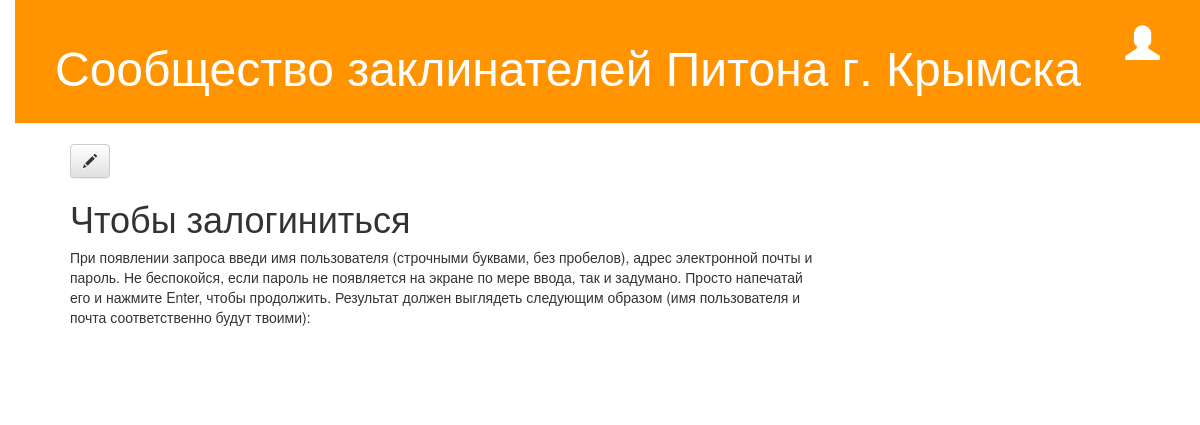
The app's page /post/2/ with its own data.
### blog/models.py (models this page shows, shortened)
class Post(models.Model):
    author = models.ForeignKey('auth.User')
    title = models.CharField(max_length=200)
    text = models.TextField()
    created_date = models.DateTimeField(
            default=timezone.now)
    published_date = models.DateTimeField(
            blank=True, null=True)

### blog/views.py (the view)
# urls.py: url(r'^post/(?P<pk>[0-9]+)/$', views.post_detail, name='post_detail'),
def post_detail(request, pk):
    post = get_object_or_404(Post, pk=pk)
    return render(request, 'blog/post_detail.html', {'post': post})

### blog/templates/blog/post_detail.html (shortened to what this page needs)
{% extends 'blog/base.html' %}
{% block content %}
    <div class="post">
        <a class="btn btn-default" href="{% url 'post_edit' pk=post.pk %}"><span class="glyphicon glyphicon-pencil"></span></a>
        <h1>{{ post.title }}</h1>
        <p>{{ post.text|linebreaksbr }}</p>
    </div>
{% endblock %}

### blog/static/css/blog.css (style rules this page uses)
body { padding-left: 15px; }
.post { margin-bottom: 70px; }

### records on screen
Post: title "Чтобы залогиниться", text "При появлении запроса введи имя пользователя (строчными буквами, без пробелов), адрес электронной почты и пароль. Не беспокойся, если пароль не появляется на экране по мере ввода, так и задумано. Просто напечатай его и нажмите Enter, чтобы продолжить. Результат должен выглядеть следующим образом (имя пользователя и почта соответственно будут твоими):"
